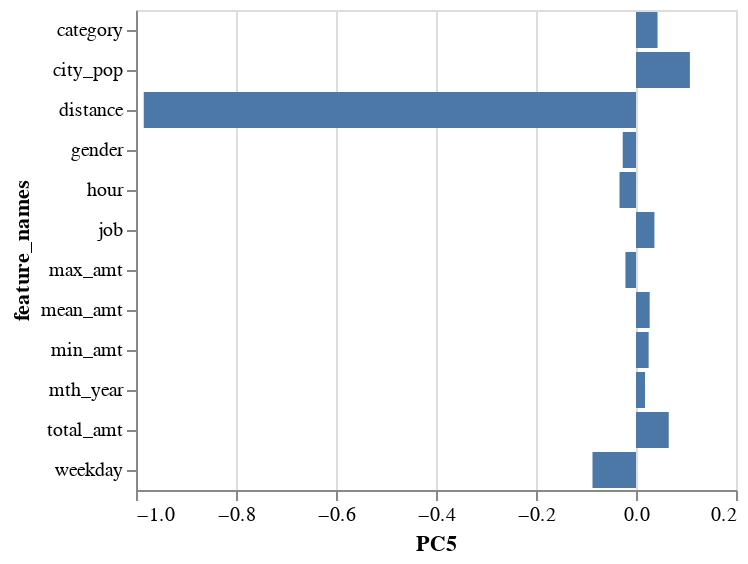

This figure's notebook cell:
### Code cell
alt.Chart(loadings_df).mark_bar().encode(
    x='PC5:Q',
    y="feature_names:N"
)

### Figure 1 — Vega-Lite specification as saved in the notebook (floating-point values rounded to 4 significant figures)
{"config": {"view": {"continuousWidth": 300, "continuousHeight": 300}}, "data": {"name": "data-e8926ebef15bc9455cc09fe6510d282b"}, "mark": {"type": "bar"}, "encoding": {"x": {"field": "PC5", "type": "quantitative"}, "y": {"field": "feature_names", "type": "nominal"}}, "$schema": "https://vega.github.io/schema/vega-lite/v5.8.0.json", "datasets": {"data-e8926ebef15bc9455cc09fe6510d282b": [{"feature_names": "mth_year", "PC1": -0.5077, "PC2": 0.09619, "PC3": 0.004795, "PC4": 0.1473, "PC5": 0.0181, "PC6": 0.051, "PC7": 0.1289, "PC8": 0.01003, "PC9": -0.07379, "PC10": -0.259, "PC11": 0.7809, "PC12": 0.09623}, {"feature_names": "category", "PC1": 0.1127, "PC2": 0.1974, "PC3": -0.5601, "PC4": -0.4108, "PC5": 0.04307, "PC6": 0.04324, "PC7": 0.228, "PC8": 0.4943, "PC9": -0.2948, "PC10": 0.2416, "PC11": 0.1387, "PC12": -0.0357}, {"feature_names": "gender", "PC1": -0.01123, "PC2": -0.4364, "PC3": 0.3285, "PC4": -0.06774, "PC5": -0.02655, "PC6": -0.1191, "PC7": 0.5242, "PC8": 0.5359, "PC9": 0.2072, "PC10": -0.2289, "PC11": -0.09923, "PC12": 0.1222}, {"feature_names": "job", "PC1": -0.03992, "PC2": 0.1387, "PC3": 0.4821, "PC4": -0.5178, "PC5": 0.03687, "PC6": -0.4167, "PC7": -0.4197, "PC8": 0.1674, "PC9": 0.05354, "PC10": 0.216, "PC11": 0.2139, "PC12": 0.06476}, {"feature_names": "city_pop", "PC1": -0.02127, "PC2": -0.05695, "PC3": 0.2764, "PC4": -0.5094, "PC5": 0.1078, "PC6": 0.7767, "PC7": 0.08443, "PC8": -0.1934, "PC9": -0.006754, "PC10": -0.02521, "PC11": 0.0126, "PC12": 0.01048}, {"feature_names": "distance", "PC1": 0.01432, "PC2": 0.06356, "PC3": 0.04362, "PC4": -0.0909, "PC5": -0.9846, "PC6": 0.06403, "PC7": -0.006041, "PC8": -0.001393, "PC9": -0.09238, "PC10": -0.05868, "PC11": 0.01029, "PC12": -0.003791}, {"feature_names": "hour", "PC1": 0.3026, "PC2": -0.02629, "PC3": -0.2369, "PC4": -0.3412, "PC5": -0.033, "PC6": -0.2901, "PC7": 0.3442, "PC8": -0.4877, "PC9": 0.472, "PC10": -0.08756, "PC11": 0.2513, "PC12": -0.006797}, {"feature_names": "weekday", "PC1": -0.3689, "PC2": 0.09593, "PC3": -0.1877, "PC4": 0.05703, "PC5": -0.08703, "PC6": 0.2085, "PC7": -0.1436, "PC8": 0.2412, "PC9": 0.7505, "PC10": 0.3014, "PC11": -0.06054, "PC12": -0.1691}, {"feature_names": "mean_amt", "PC1": 0.2159, "PC2": 0.6487, "PC3": 0.126, "PC4": 0.1466, "PC5": 0.02735, "PC6": 0.1034, "PC7": 0.1334, "PC8": 0.1014, "PC9": 0.1806, "PC10": -0.08111, "PC11": -0.08733, "PC12": 0.6395}, {"feature_names": "max_amt", "PC1": -0.3594, "PC2": 0.168, "PC3": 0.2343, "PC4": 0.04772, "PC5": -0.02116, "PC6": -0.1502, "PC7": 0.5361, "PC8": -0.2653, "PC9": -0.1759, "PC10": 0.5894, "PC11": -0.1549, "PC12": -0.04743}, {"feature_names": "min_amt", "PC1": 0.428, "PC2": 0.3311, "PC3": 0.3224, "PC4": 0.2333, "PC5": 0.02528, "PC6": 0.09974, "PC7": 0.153, "PC8": 0.1607, "PC9": 0.05372, "PC10": 0.006992, "PC11": 0.2449, "PC12": -0.6528}, {"feature_names": "total_amt", "PC1": -0.3749, "PC2": 0.4078, "PC3": -0.04046, "PC4": -0.2668, "PC5": 0.06547, "PC6": -0.1716, "PC7": 0.07449, "PC8": -0.02268, "PC9": -0.02743, "PC10": -0.5647, "PC11": -0.3958, "PC12": -0.3229}]}}
